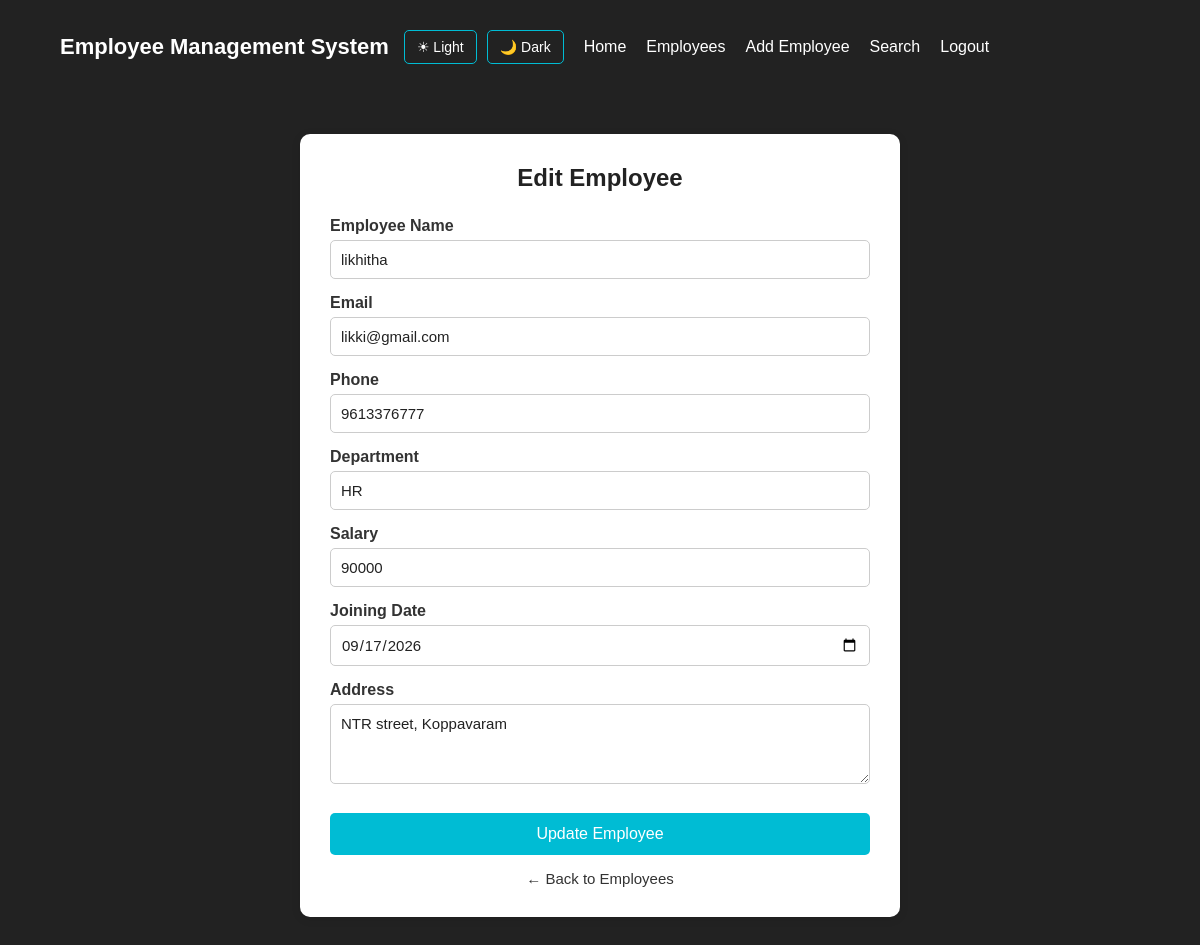
Screenshot of /edit-employee/10 (signed in) with the database file from the repository.
### tables this page shows
CREATE TABLE employees(
              id INTEGER PRIMARY KEY AUTOINCREMENT,
              name TEXT NOT NULL,
              email  TEXT NOT NULL,
              phone TEXT NOT NULL,
              department TEXT NOT NULL,
              salary INTEGER NOT NULL,
              joining_date TEXT NOT NULL,
              address TEXT
              );

### server.py (the view, shortened to what this page needs)
@app.route("/edit-employee/<int:id>", methods=["GET"])
def edit_employee_page(id):
    if not login_required():
        return redirect("/login")
    connection = get_database_connection()
    cursor = connection.cursor()
    cursor.execute("""
        SELECT *
        FROM employees
        WHERE id = ?
    """,
    (
        id,
    ))
    employee = cursor.fetchone()
    connection.close()
    theme = request.cookies.get(
        "theme",
        "light"
    )
    return render_template(
        "edit-employee.html",
        employee=employee,
        theme=theme
    )

### server.py (called while the page is built)
def get_database_connection():
    connection = sqlite3.connect("users.db")
    connection.row_factory = sqlite3.Row
    return connection

def login_required():
    return "user_id" in session

### Templates/edit-employee.html (shortened to what this page needs)
<!DOCTYPE html>
<html lang="en">
<head>
</head>
<body class="{{theme}}">
    <nav class="navbar">
</head>
<body>
    <nav class="navbar">
        <div class="logo">
            Employee Management System
        </div>
        <div class="theme-buttons">
            <a href="/set-theme/light">
                ☀ Light
            </a>
            <a href="/set-theme/dark">
                🌙 Dark
            </a>
        </div>
        <ul class="nav-links">
            <li>
                <a href="/">
                    Home
                </a>
            </li>
            <li>
                <a href="/employees">
                    Employees
                </a>
            </li>
            <li>
                <a href="/add-employee">
                    Add Employee
                </a>
            </li>
            <li>
                <a href="/search">Search</a>
            </li>
                <li>
                    <a href="/logout">Logout</a>
                </li>
        </ul>
    </nav>
    <div class="container">
        <h1>
            Edit Employee
        </h1>
        <form
            action="/edit-employee/{{ employee['id'] }}"
            method="POST">
            <label>
                Employee Name
            </label>
            <input
                type="text"
                name="name"
                value="{{ employee['name'] }}"
                required>
            <label>
                Email
            </label>
            <input
                type="email"
                name="email"
                value="{{ employee['email'] }}"
                required>
            <label>
                Phone
            </label>
            <input
                type="text"
                name="phone"
                value="{{ employee['phone'] }}"
                required>
            <label>
                Department
            </label>
            <input
                type="text"
                name="department"
                value="{{ employee['department'] }}"
                required>
            <label>
                Salary
            </label>
            <input
                type="number"
                name="salary"
                value="{{ employee['salary'] }}"
                required>
            <label>
                Joining Date
            </label>
            <input
                type="date"
                name="joining_date"
                value="{{ employee['joining_date'] }}"
                required>
            <label>
                Address
            </label>
            <textarea
                name="address"
                required>{{ employee['address'] or '' }}</textarea>
            <button
                type="submit"
                class="update-btn">
                Update Employee
            </button>
        </form>
        <a href="/employees"
           class="back-btn">
            ← Back to Employees
        </a>
    </div>
</body>
</html>

### Templates/edit-employee.html (style rules this page uses)
* { margin: 0; padding: 0; box-sizing: border-box; }
body { font-family: Arial, sans-serif; background-color: #f5f5f5; }
body.light { background-color: #f5f5f5; color: #222; }
body.light .container { background-color: white; color: #222; }
body.light h1 { color: #222; }
body.light input, body.light textarea { background-color: white; color: #222; border: 1px solid #ccc; }
body.light label { color: #333; }
.navbar { background-color: #222; padding: 15px 30px; display: flex; align-items: center; flex-wrap: wrap; gap: 15px; }
.logo { color: white; font-size: 22px; font-weight: bold; margin-right: auto; }
.nav-links { display: flex; align-items: center; list-style: none; gap: 20px; flex-wrap: wrap; }
.nav-links a { color: white; text-decoration: none; font-size: 16px; transition: 0.3s; }
.theme-buttons { display: flex; align-items: center; gap: 10px; margin-right: 5px; }
.theme-buttons a { color: white; text-decoration: none; border: 1px solid #00bcd4; padding: 8px 12px; border-radius: 5px; font-size: 14px; transition: 0.3s; }
.container { width: 600px; max-width: 90%; margin: 40px auto; background-color: white; padding: 30px; border-radius: 10px; box-shadow: 0 2px 10px rgba(0,0,0,0.1); transition: background_color 0.3s, color 0.3s; }
h1 { text-align: center; color: #222; margin-bottom: 25px; }
form { width: 100%; }
label { display: block; margin-top: 15px; margin-bottom: 5px; font-weight: bold; color: #333; }
input, textarea { width: 100%; padding: 10px; border: 1px solid #aaa; border-radius: 5px; font-size: 15px; font-family: Arial, sans-serif; outline: none; transition: background_color 0.3s,color 0.3s,border-color 0.3s; }
textarea { height: 80px; resize: vertical; }
.update-btn { width: 100%; margin-top: 25px; padding: 12px; border: none; background-color: #00bcd4; color: white; font-size: 16px; border-radius: 5px; cursor: pointer; transition: 0.3s; }
.back-btn { display: block; text-align: center; margin-top: 15px; text-decoration: none; color: #333; font-size: 15px; transition: 0.3s; }

### rows the page displays
employees: name "likhitha", email "likki@gmail.com", phone "9613376777", department "HR", salary "90000", joining_date "09/17/2026", address "NTR street, Koppavaram"
